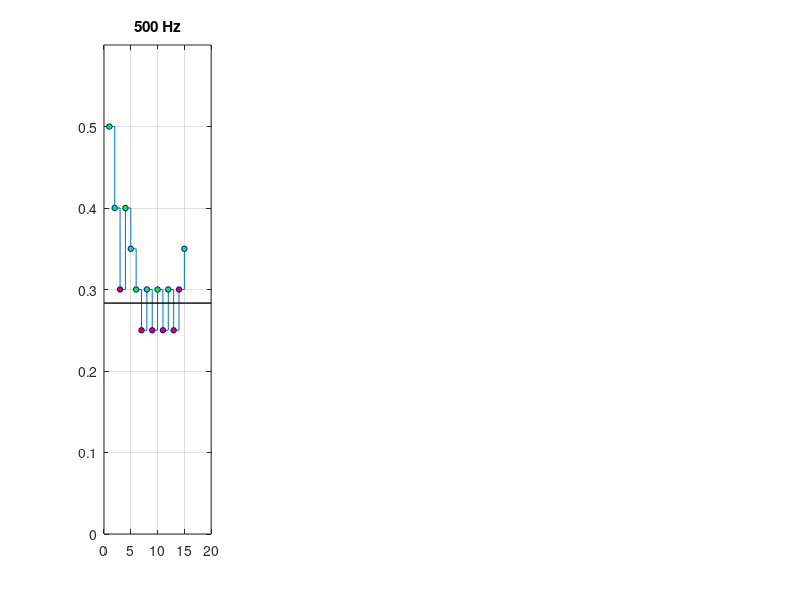

Source code (MATLAB): (Note: this script raises an error after producing the figure.)
% StaircaseAnalysis.m
%
% Exploration and analysis of loudness-matching results.

% Load a MAT file that contains either `result` or `results`.
S = load('result3.mat');
if isfield(S, 'result')
    result = S.result;
elseif isfield(S, 'results')
    result = S.results;
else
    error('Expected variable `result` or `results` in result3.mat.');
end

nFreqs = numel(result.perFreq);

% Find the maximum number of trials across staircases so axes align.
maxx = 0;
for i = 1:nFreqs
    maxx = max(maxx, numel(result.perFreq(i).hist.choice));
end

% Show staircases in figure 1 and psychometric fits in figure 2.
figure(1); clf;
figure(2); clf;

reversal_thresh = zeros(1, nFreqs);
psycho_thresh = zeros(1, nFreqs);
freq = zeros(1, nFreqs);

for i = 1:nFreqs
    y = result.perFreq(i).hist.amp_present;
    x = 1:numel(y);

    figure(1);
    subplot(1, nFreqs, i);
    stairs(y);

    down = result.perFreq(i).hist.targetLouder == 1;

    hold on;
    plot(x(down), y(down), 'bo', 'MarkerFaceColor', 'g', 'MarkerSize', 4);
    plot(x(~down), y(~down), 'bo', 'MarkerFaceColor', 'r', 'MarkerSize', 4);

    title(sprintf('%g Hz', result.perFreq(i).freqHz));
    set(gca, 'YLim', [0, .6]);
    set(gca, 'XLim', [0, maxx + 1]);
    plot([0, maxx + 1], result.perFreq(i).estTargetAmp * [1, 1], 'k-', 'LineWidth', 1);
    grid on;

    foo.intensity = round(y, 4);
    foo.response = down;

    figure(2);
    subplot(1, nFreqs, i);

    % Initial conditions for cumulative normal. t = mean, b = sd.
    p.t = .3;
    p.b = .1;
    p = fit('fitPsychometricFunction', p, {'t', 'b'}, foo, 'Normal');
    err = fitPsychometricFunction(p, foo, 'Normal'); %#ok<NASGU>

    plotPsycho(foo, 'Amplitude', p, 'Normal');

    figure(1);
    plot([0, maxx + 1], p.t * [1, 1], 'm-', 'LineWidth', 3);
    grid on;

    % Save the matches defined by reversals and normal fits.
    reversal_thresh(i) = result.perFreq(i).estTargetAmp;
    psycho_thresh(i) = p.t;
    freq(i) = result.perFreq(i).freqHz;
end

% Plot summary curves.
figure(3);
clf;
hold on;
h(1) = plot(log(freq), reversal_thresh, 'ko-', 'MarkerFaceColor', 'b'); %#ok<NASGU>
h(2) = plot(log(freq), psycho_thresh, 'ko-', 'MarkerFaceColor', 'm'); %#ok<NASGU>
h(3) = plot(log(freq), result.refAmp * ones(size(freq)), 'k:'); %#ok<NASGU>
legend({'reversal', 'psycho', 'reference'});
grid on;
set(gca, 'XTick', log(freq));
set(gca, 'YLim', [0, .75]);
logx2raw;
xlabel('Test Frequency (Hz)');
ylabel(sprintf('Amplitude Matching %g Hz', result.refFreqHz));
